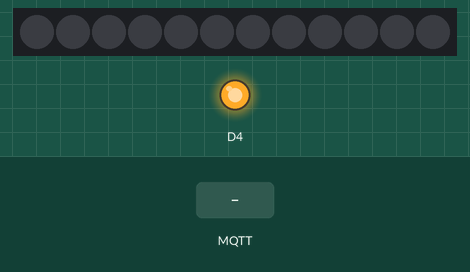
Bench run of a sketch on a simulated ESP8266 (NodeMCU). Parts: 12 RGB LEDs in strip order, left to right, output pins drawn as LEDs (lit = HIGH). The test bench sets the inputs (shaded band). Dim RGB values are drawn brighter than linear; WiFi joins after 1.5 s; servers stay silent unless stated; no MQTT or app messages arrive unless stated.

Above: at 3.6 s.
3.7 s: MQTT message "white" arrives on the first subscribed topic
At 3.88 s:
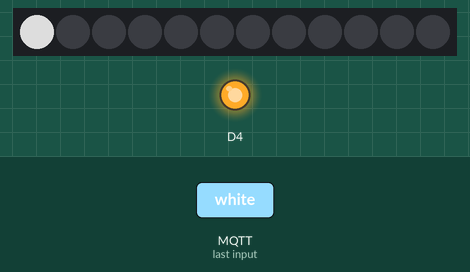
6.1 s: MQTT message "red" arrives on the first subscribed topic
At 6.64 s:
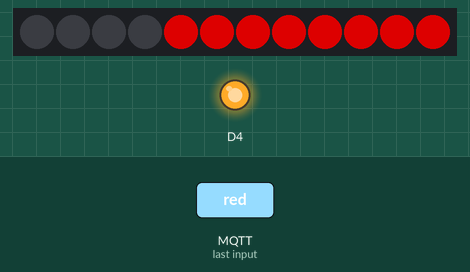
8.9 s: MQTT message "green" arrives on the first subscribed topic
At 9.39 s:
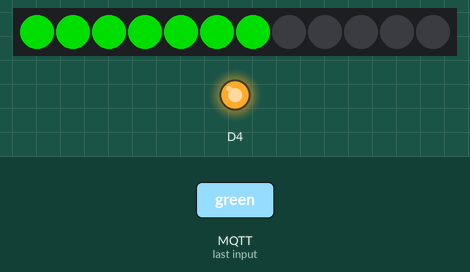
11.6 s: MQTT message "blue" arrives on the first subscribed topic
At 12.46 s:
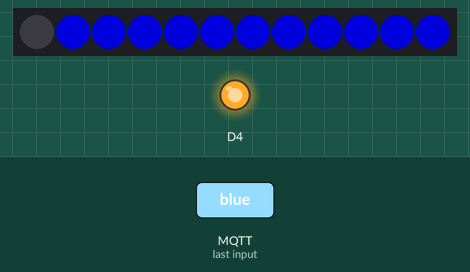
14.6 s: MQTT message "black" arrives on the first subscribed topic
Timing chart, 0 to 17.2 s (numbered marks = the images above; inputs shaded):
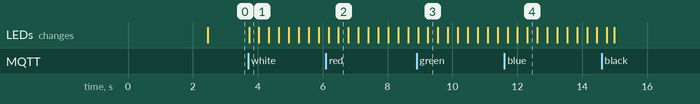

The sketch:

cheerlights_x-8266_with_x-ring_12_neopixels_mqtt_sound.ino
```cpp
// (licence header left out)
#include <ESP8266WiFi.h>
#include "src/PubSubClient/PubSubClient.h"
#include "src/Adafruit_NeoPixel/Adafruit_NeoPixel.h"
#include <SoftwareSerial.h>

// Update these with values suitable for your network.

const char* ssid = "";
const char* password = "";
const char* mqtt_server = "mqtt.cheerlights.com";

#define ARDUINO_RX D7//should connect to TX of the Serial MP3 Player module
#define ARDUINO_TX D8//connect to RX of the module
SoftwareSerial mySerial(ARDUINO_RX, ARDUINO_TX);

unsigned long previousMillis = 0;
const long interval = 15000;

static int8_t Send_buf[8] = {0} ;
#define CMD_PLAY_W_INDEX 0X03
#define CMD_SET_VOLUME 0X06
#define CMD_SEL_DEV 0X09
  #define DEV_TF 0X02
#define CMD_PLAY 0X0D
#define CMD_PAUSE 0X0E
#define CMD_SINGLE_CYCLE 0X19
  #define SINGLE_CYCLE_ON 0X00
  #define SINGLE_CYCLE_OFF 0X01
#define CMD_PLAY_W_VOL 0X22

String color;
int brightness = 150;
int p = 20; //p = neopixel delay

Adafruit_NeoPixel strip = Adafruit_NeoPixel(12, D3, NEO_GRB + NEO_KHZ800);

WiFiClient espClient;
PubSubClient client(espClient);
long lastMsg = 0;
char msg[50];
int value = 0;

void setup() {
   mySerial.begin(9600);
  delay(500);//Wait chip initialization is complete
    sendCommand(CMD_SEL_DEV, DEV_TF);//select the TF card
  delay(200);//wait for 200ms
sendCommand(CMD_SET_VOLUME, 0XFF);
delay(200);
  pinMode(BUILTIN_LED, OUTPUT);     // Initialize the BUILTIN_LED pin as an output
  //Serial.begin(115200);
  setup_wifi();
  client.setServer(mqtt_server, 1883);
  client.setCallback(callback);
  strip.begin();
  strip.show();
  strip.setBrightness(brightness);
}

void setup_wifi() {

  delay(10);
  // We start by connecting to a WiFi network
  //Serial.println();
  //Serial.print("Connecting to ");
  //Serial.println(ssid);

  WiFi.begin(ssid, password);

  while (WiFi.status() != WL_CONNECTED) {
    delay(500);
  //  Serial.print(".");
  }

  //Serial.println("");
  //Serial.println("WiFi connected");
  //Serial.println("IP address: ");
  //Serial.println(WiFi.localIP());
}

void callback(char* topic, byte* payload, unsigned int length) {
  //Serial.print("Message arrived [");
  //Serial.print(topic);
  //Serial.print("] ");
  color = "";
  for (int i = 0; i < length; i++) {
    //Serial.print((char)payload[i]);
    color+=(char)payload[i];
  }
  //Serial.println();
  //Serial.println("Color: " + color);

}

void reconnect() {
  // Loop until we're reconnected
  while (!client.connected()) {
    //Serial.print("Attempting MQTT connection...");
    // Attempt to connect
    uint32_t chipid=ESP.getChipId();
    char clientid[25];
    snprintf(clientid,25,"CheerlightGhost-%08X",chipid);
    if (client.connect(clientid)) {
            client.subscribe("cheerlights");
    } else {
      //Serial.print("failed, rc=");
      //Serial.print(client.state());
      //Serial.println(" try again in 5 seconds");
      // Wait 5 seconds before retrying
      delay(5000);
    }
  }
}

void my_task() {
  sendCommand(CMD_PLAY, 0X01);

}

void loop() {
digitalWrite(BUILTIN_LED, HIGH);
unsigned long currentMillis = millis();
if (currentMillis - previousMillis >= interval) {
  previousMillis = currentMillis;
  my_task();
}
  if (!client.connected()) {
    reconnect();
  }
  client.loop();
setcolor();
colorDisplay(strip.Color(0,0,0),p);

}

void setcolor() {
  if (color == "white") {colorDisplay(strip.Color(255,255,255),p);
} else if (color == "warmwhite" || color == "oldlace" ) {colorDisplay(strip.Color(253,245,230),p); //has a cyan color to me.
} else if (color == "black" || color == "off") {colorDisplay(strip.Color(0,0,0),p);
} else if (color == "red") { colorDisplay(strip.Color(255,0,0),p);
} else if (color == "green") { colorDisplay(strip.Color(0, 255, 0), p);
} else if (color == "blue") { colorDisplay(strip.Color(0,0,255),p);
} else if (color == "cyan") {colorDisplay(strip.Color(0,255,255),p);
} else if (color == "magenta") {colorDisplay(strip.Color(255,0,255),p);
} else if (color == "yellow") {colorDisplay(strip.Color(255,255,0),p); //looks green/yellow to me
} else if (color == "purple") {colorDisplay(strip.Color(102,51,204),p); //looks more blue to me (maybe 160, 32, 240)
} else if (color == "orange") {colorDisplay(strip.Color(255,153,0),p); //looks more yellow to me
} else if (color == "pink") { colorDisplay(strip.Color(255, 192, 203),p);}

}

void colorDisplay(uint32_t c, uint8_t wait) {

for (int i=0;i<strip.numPixels(); i++) {
strip.setPixelColor(i, c);

strip.show();
delay(wait);
}
}

void sendCommand(int8_t command, int16_t dat)
{
  delay(20);
  Send_buf[0] = 0x7e; //starting byte
  Send_buf[1] = 0xff; //version
  Send_buf[2] = 0x06; //the number of bytes of the command without starting byte and ending byte
  Send_buf[3] = command; //
  Send_buf[4] = 0x00;//0x00 = no feedback, 0x01 = feedback
  Send_buf[5] = (int8_t)(dat >> 8);//datah
  Send_buf[6] = (int8_t)(dat); //datal
  Send_buf[7] = 0xef; //ending byte
  for(uint8_t i=0; i<8; i++)//
  {
    mySerial.write(Send_buf[i]) ;
  }
}
```

esp8266.c
```cpp
// This is a mash-up of the Due show() code + insights from Michael Miller's
// ESP8266 work for the NeoPixelBus library: github.com/Makuna/NeoPixelBus
// Needs to be a separate .c file to enforce ICACHE_RAM_ATTR execution.

#if defined(ESP8266) || defined(ESP32)

#include <Arduino.h>
#ifdef ESP8266
#include <eagle_soc.h>
#endif

static uint32_t _getCycleCount(void) __attribute__((always_inline));
static inline uint32_t _getCycleCount(void) {
  uint32_t ccount;
  __asm__ __volatile__("rsr %0,ccount":"=a" (ccount));
  return ccount;
}

#ifdef ESP8266
void ICACHE_RAM_ATTR espShow(
 uint8_t pin, uint8_t *pixels, uint32_t numBytes, boolean is800KHz) {
#else
void espShow(
 uint8_t pin, uint8_t *pixels, uint32_t numBytes, boolean is800KHz) {
#endif

#define CYCLES_800_T0H  (F_CPU / 2500000) // 0.4us
#define CYCLES_800_T1H  (F_CPU / 1250000) // 0.8us
#define CYCLES_800      (F_CPU /  800000) // 1.25us per bit
#define CYCLES_400_T0H  (F_CPU / 2000000) // 0.5uS
#define CYCLES_400_T1H  (F_CPU /  833333) // 1.2us
#define CYCLES_400      (F_CPU /  400000) // 2.5us per bit

  uint8_t *p, *end, pix, mask;
  uint32_t t, time0, time1, period, c, startTime;

#ifdef ESP8266
  uint32_t pinMask;
  pinMask   = _BV(pin);
#endif

  p         =  pixels;
  end       =  p + numBytes;
  pix       = *p++;
  mask      = 0x80;
  startTime = 0;

#ifdef NEO_KHZ400
  if(is800KHz) {
#endif
    time0  = CYCLES_800_T0H;
    time1  = CYCLES_800_T1H;
    period = CYCLES_800;
#ifdef NEO_KHZ400
  } else { // 400 KHz bitstream
    time0  = CYCLES_400_T0H;
    time1  = CYCLES_400_T1H;
    period = CYCLES_400;
  }
#endif

  for(t = time0;; t = time0) {
    if(pix & mask) t = time1;                             // Bit high duration
    while(((c = _getCycleCount()) - startTime) < period); // Wait for bit start
#ifdef ESP8266
    GPIO_REG_WRITE(GPIO_OUT_W1TS_ADDRESS, pinMask);       // Set high
#else
    gpio_set_level(pin, HIGH);
#endif
    startTime = c;                                        // Save start time
    while(((c = _getCycleCount()) - startTime) < t);      // Wait high duration
#ifdef ESP8266
    GPIO_REG_WRITE(GPIO_OUT_W1TC_ADDRESS, pinMask);       // Set low
#else
    gpio_set_level(pin, LOW);
#endif
    if(!(mask >>= 1)) {                                   // Next bit/byte
      if(p >= end) break;
      pix  = *p++;
      mask = 0x80;
    }
  }
  while((_getCycleCount() - startTime) < period); // Wait for last bit
}

#endif // ESP8266
```

Measured:
- after the input at 3.7 s, the LEDs: change at once (image 1)
- after the input at 6.1 s, the LEDs: first differ from a run without the input after 0.39 s (image 2)
- after the input at 8.9 s, the LEDs: first differ from a run without the input after 0.35 s (image 3)
- after the input at 11.6 s, the LEDs: first differ from a run without the input after 0.71 s (image 4)
